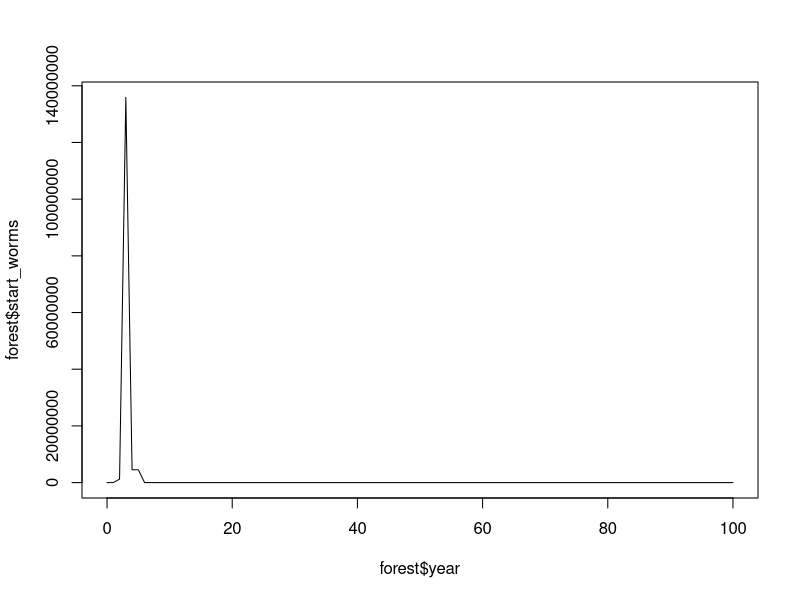
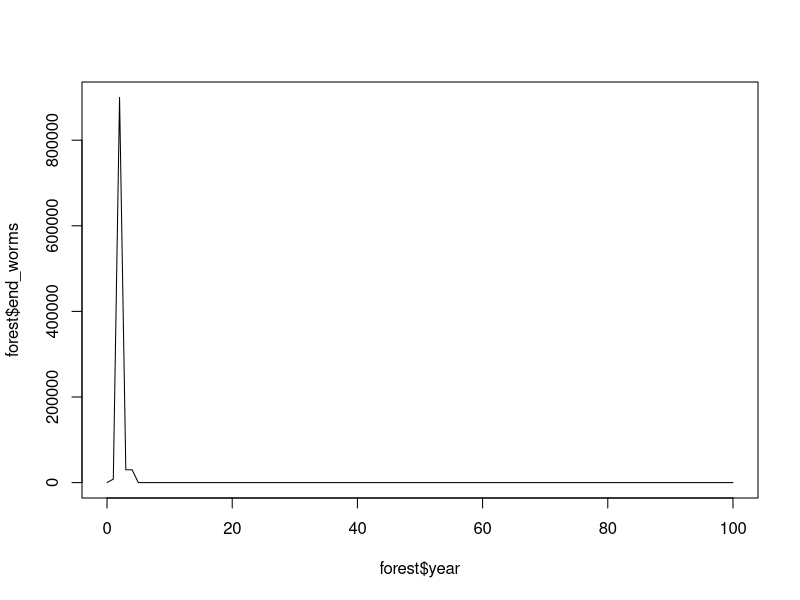

These figures' R source, in order:
## ------------------------------------------------------------------------
## Budworm Simulation
## Thinking in Systems, pg 92
## Author: Ben Claassen
## ------------------------------------------------------------------------


# Libraries ---------------------------------------------------------------
library(tidyverse)
options(scipen = 999) # Option for printing in scientific notation

# Assumptions and constants -----------------------------------------------
# Each worm can create 150 new worms
# <https://apps.fs.usda.gov/r6_decaid/views/western_spruce_budworm.html>
rate_wormReproduction <- 150
# Each predator (bird) lays 6 eggs <mostly invented>
# <https://www.10000birds.com/spruce-budworms-and-the-warblers-that-eat-them.htm>
# <https://en.wikipedia.org/wiki/Tennessee_warbler>
rate_predatorReproduction <- 6 
# Each fir creates 2 more firs each year <invented>
# Firs crowd out other trees overtime, so we can model their numbers expanding
#      even while ignoring other species
rate_firReproduction <- 2


# 1 fir is killed by 10,000 worms <invented>
rate_firDeath_worm <- 10000

# 1,000 worms are eaten per predator <invented>
rate_wormDeath_predators <- 1000




# Process -----------------------------------------------------------------

## Chronological steps
# (1) Trees, worms, and predators reproduce
# (2) Predators eat worms in the spring. If they cannot find enough worms then they starve to death
# (3) Worms eat trees in the summer. If they cannot find enough trees then they starve to death
# (4) Trees that have too many worms do not survive the winter

## Other assumptions
# - Worms are assumed to saturate trees before moving on
# - A single fir can only host as many worms as it is ultimately killed by
# - If any of the three populations die off, one (1) moves in to the area at the start of the next year
# - No bounds on the area
# - No member of a population dies from any other cause than starvation or predation



# Initialize storage matrix -----------------------------------------------


forest <- as.data.frame(
  matrix(0, 101, 7)
)

names(forest) <- c('year', 'start_worms', 'start_predators', 'start_fir', 'end_worms', 'end_predators', 'end_fir')

forest[,1] <- 0:100 # Set time periods
forest[1,2] <- 0 # Set start value to 0
forest[1,3] <- 0 # Set start value to 0
forest[1,4] <- 0 # Set start value to 0

forest[1,5] <- 100 # Start simulation with 100 worms
forest[1,6] <- 1 # Start simulation with 1 predator
forest[1,7] <- 10 # Start simulation with 10 fir

head(forest)



# Fill out [forest] matrix ----------------------------------------------------
# x=2
for(x in 2:101) {
  previous <- forest[(x-1),]
  current <- forest[x,]
  previous
  current
  
  # If any of the three populations has dropped to 0, then a new 1 moves into the area before reproduction
  
  if(previous$end_worms <= 0) {
    previous$end_worms <- 1
  }
  if(previous$end_predators <= 0) {
    previous$end_predators <- 1
  }
  if(previous$end_fir <= 0) {
    previous$end_fir <- 1
  }
  
  
  # Worms reproduce at beginning of year
  current$start_worms <- (previous$end_worms * rate_wormReproduction) + previous$end_worms
  # Predators reproduce
  current$start_predators <- (previous$end_predators * rate_predatorReproduction) + previous$end_predators
  # Firs reproduce
  current$start_fir <- floor(previous$end_fir * rate_firReproduction) + previous$end_fir
  
  
  # Predators eat worms or starve
  # If there are enough worms to feed all predators, then...
  if(current$start_worms >= current$start_predators * rate_wormDeath_predators) {
    # ...all predators survive...
    current$end_predators <- current$start_predators
    # ...and worms are reduced proportional to the number of predators
    current$end_worms <- current$start_worms - (current$start_predators * rate_wormDeath_predators)
  } else { # Else...
    # ...all worms are eaten...
    current$end_worms <- 0
    # ...and the remaining predators starve.
    # Set predators to the max whole number that can find enough worms to eat
    current$end_predators <- floor(current$start_worms / rate_wormDeath_predators)
  }
  
  
  # Worms eat fir or starve
  # If there are not enough fir to feed all worms, then...
  if(current$start_fir < current$end_worms / rate_firDeath_worm) {
    # ... excess worms starve to death
    # Set the number of surviving worms to the number that are sustained by all current starting fir trees
    current$end_worms <- current$start_fir * rate_firDeath_worm
  } # Else, all worms survive, i.e. numbers set by predation remain
  
  
  

# -------------------------------------------------------------------------
# -------------------------------------------------------------------------

  # Worms eat fir or starve
  # if(current$start_fir >= current$end_worms / rate_firDeath_worm) {
  #   current$end_worms <- current$end_worms
  # } else {
  #   current$end_worms <- current$start_fir * rate_firDeath_worm
  # }
  
  # Fir die
  current$end_fir <- current$start_fir - floor(current$end_worms / rate_firDeath_worm)
  if(current$end_fir < 0) {
      current$end_fir <- 1
    }
  ##
  current
  forest[x,] <- current
  head(forest)
}

head(forest)
# forest %>% clipr::write_clip()

plot(type = 'l', forest$year, forest$start_worms)
plot(type = 'l', forest$year, forest$end_worms)

